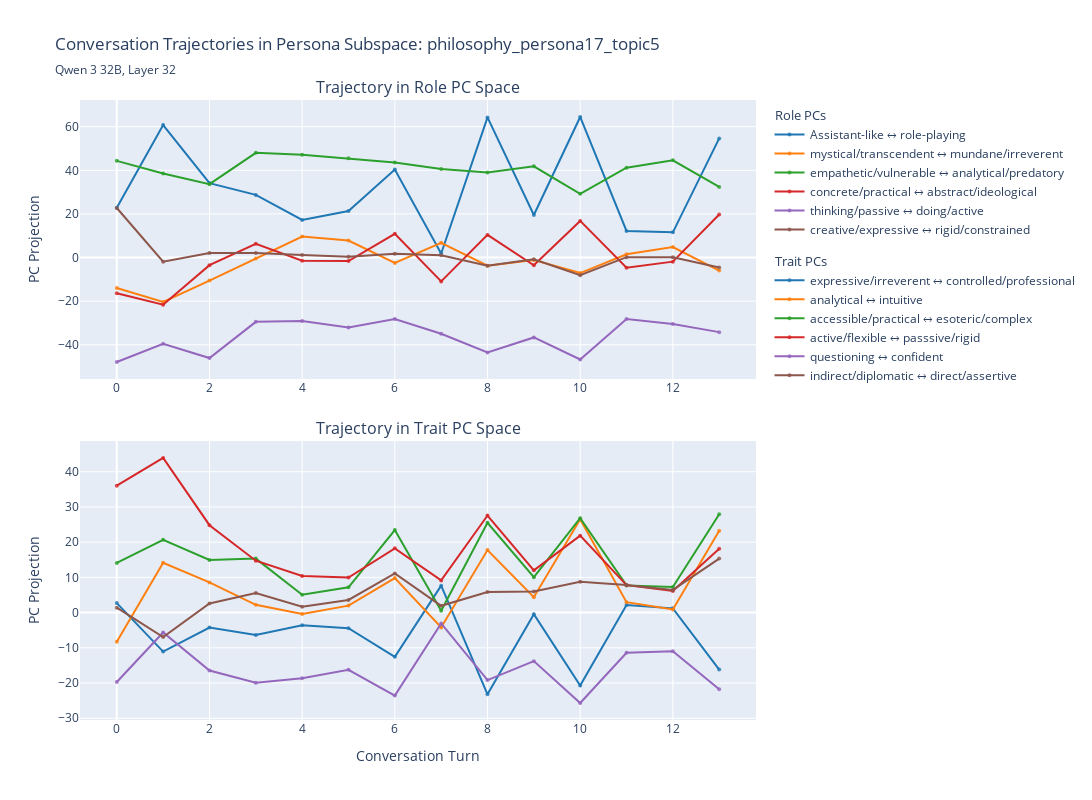

Notebook code cell kept with this figure:
### Code cell
# Create a combined plot showing both role and trait trajectories

import plotly.subplots as sp

# Create subplot figure
combined_fig = sp.make_subplots(
    rows=2, cols=1,
    subplot_titles=("Trajectory in Role PC Space", "Trajectory in Trait PC Space"),
    vertical_spacing=0.1
)

for tr in plot_mean_response_trajectory(
        role_projs, conversation=conversation, title="<b>Role PCs</b>", pc_titles=role_pc_titles, projection=True
    ).data:
    tr.update(
        showlegend=True,
        legendgroup="role",
        legendgrouptitle_text="Role PCs"
    )
    combined_fig.add_trace(tr, row=1, col=1)

# Add trait traces to second subplot
for tr in plot_mean_response_trajectory(
        trait_projs, conversation=conversation, title="<b>Trait PCs</b>", pc_titles=trait_pc_titles, projection=True
    ).data:
    tr.update(
        showlegend=True,
        legendgroup="trait",
        legendgrouptitle_text="Trait PCs"
    )
    combined_fig.add_trace(tr, row=2, col=1)

combined_fig.update_layout(
    height=800,
    width=1200,
    title={
        "text": f"Conversation Trajectories in Persona Subspace: {filename}",
        "subtitle": {"text": f"{model_readable}, Layer {layer}"}
    },
    showlegend=True,
    legend=dict(
        traceorder="grouped",     # keeps groups together
        groupclick="toggleitem",
        x=1.02, xanchor="left",   # place legend outside on the right
        y=1, yanchor="top"
    ),
    legend_tracegroupgap=12       # space between groups
)
# Bottom x-axis label only
combined_fig.update_xaxes(title_text="Conversation Turn", row=2, col=1)

# Y-axis labels for both subplots
combined_fig.update_yaxes(title_text="PC Projection", row=1, col=1)
combined_fig.update_yaxes(title_text="PC Projection", row=2, col=1)

combined_fig.show()
combined_fig.write_html(f"{plot_output_dir}/{filename}.html")
